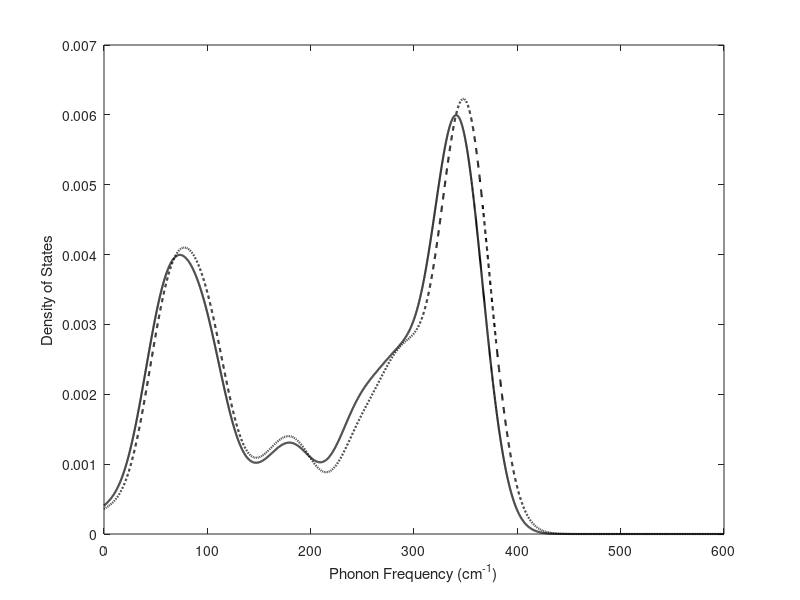
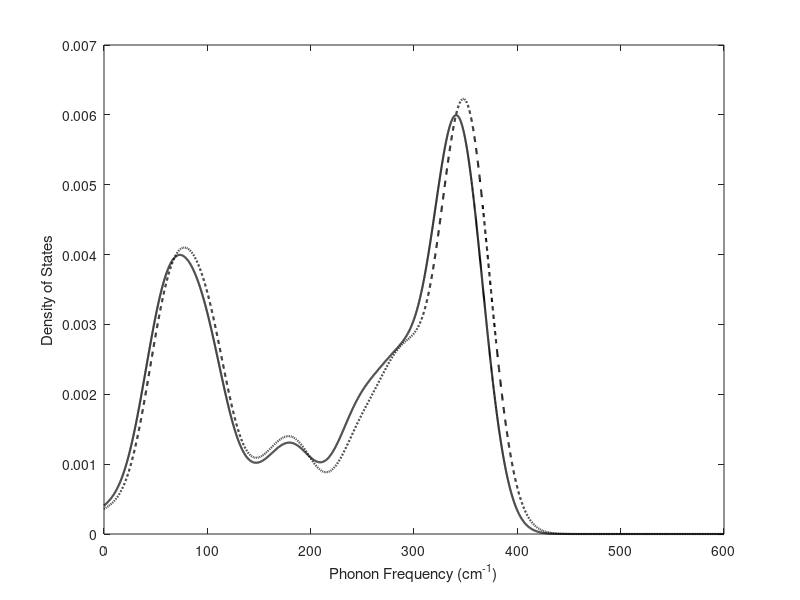

These charts were generated, in order, by the following MATLAB code:
close all, clear all
load DosVac.txt
load DosPfc.txt
xxV=DosVac(:,1);
yyV=DosVac(:,2);
xxP=DosPfc(:,1);
yyP=DosPfc(:,2);
plot(xxP,yyP,'k--','LineWidth',1.5)
hold on
plot(xxV,yyV,'k','LineWidth',1.5)
ylabel('Density of States')
xlabel('Phonon Frequency (cm^-^1)')
%leg0=legend('Perfect','Vacancy');
%set(leg0,'Location','NorthWest')
saveas(gcf,'DosPV_w50.png')
saveas(gcf,'DosPV_w50.eps')